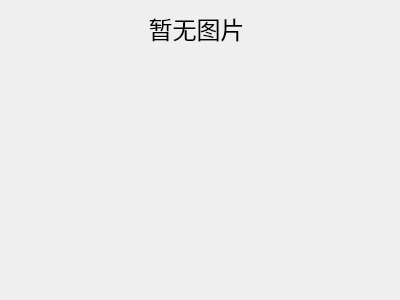
<?xml version="1.0" encoding="UTF-8"?>
<ui version="4.0">
 <class>DlgImgPopup</class>
 <widget class="QDialog" name="DlgImgPopup">
  <property name="geometry">
   <rect>
    <x>0</x>
    <y>0</y>
    <width>400</width>
    <height>300</height>
   </rect>
  </property>
  <property name="windowTitle">
   <string>Dialog</string>
  </property>
  <property name="modal">
   <bool>true</bool>
  </property>
  <widget class="QLabel" name="imgPopupLabel">
   <property name="geometry">
    <rect>
     <x>30</x>
     <y>49</y>
     <width>341</width>
     <height>251</height>
    </rect>
   </property>
   <property name="scaledContents">
    <bool>true</bool>
   </property>
  </widget>
  <widget class="QLabel" name="spotNameLabel">
   <property name="geometry">
    <rect>
     <x>16</x>
     <y>13</y>
     <width>361</width>
     <height>31</height>
    </rect>
   </property>
   <property name="font">
    <font>
     <family>微软雅黑</family>
     <pointsize>18</pointsize>
     <weight>50</weight>
     <bold>false</bold>
    </font>
   </property>
   <property name="styleSheet">
    <string notr="true">border-image:url(:/images/newjiemian.png)</string>
   </property>
   <property name="text">
    <string>暂无图片</string>
   </property>
   <property name="alignment">
    <set>Qt::AlignCenter</set>
   </property>
  </widget>
 </widget>
 <resources/>
 <connections/>
</ui>
